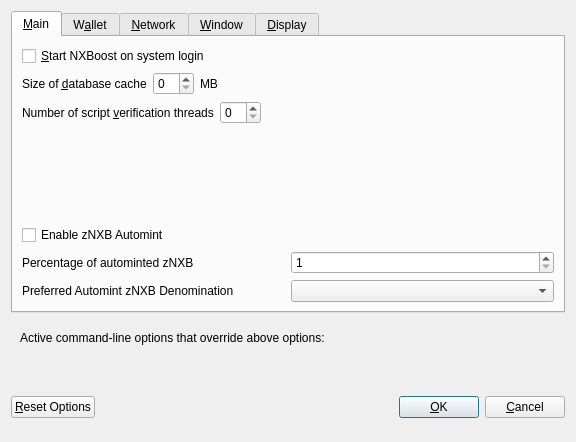
<?xml version="1.0" encoding="UTF-8"?>
<ui version="4.0">
 <class>OptionsDialog</class>
 <widget class="QDialog" name="OptionsDialog">
  <property name="geometry">
   <rect>
    <x>0</x>
    <y>0</y>
    <width>576</width>
    <height>442</height>
   </rect>
  </property>
  <property name="windowTitle">
   <string>Options</string>
  </property>
  <property name="modal">
   <bool>true</bool>
  </property>
  <layout class="QVBoxLayout" name="verticalLayout">
   <item>
    <widget class="QTabWidget" name="tabWidget">
     <property name="currentIndex">
      <number>0</number>
     </property>
     <widget class="QWidget" name="tabMain">
      <attribute name="title">
       <string>&amp;Main</string>
      </attribute>
      <layout class="QVBoxLayout" name="verticalLayout_Main">
       <item>
        <widget class="QCheckBox" name="bitcoinAtStartup">
         <property name="toolTip">
          <string>Automatically start NXBoost after logging in to the system.</string>
         </property>
         <property name="text">
          <string>&amp;Start NXBoost on system login</string>
         </property>
        </widget>
       </item>
       <item>
        <layout class="QHBoxLayout" name="horizontalLayout_2_Main">
         <item>
          <widget class="QLabel" name="databaseCacheLabel">
           <property name="text">
            <string>Size of &amp;database cache</string>
           </property>
           <property name="textFormat">
            <enum>Qt::PlainText</enum>
           </property>
           <property name="buddy">
            <cstring>databaseCache</cstring>
           </property>
          </widget>
         </item>
         <item>
          <widget class="QSpinBox" name="databaseCache"/>
         </item>
         <item>
          <widget class="QLabel" name="databaseCacheUnitLabel">
           <property name="text">
            <string>MB</string>
           </property>
           <property name="textFormat">
            <enum>Qt::PlainText</enum>
           </property>
          </widget>
         </item>
         <item>
          <spacer name="horizontalSpacer_2_Main">
           <property name="orientation">
            <enum>Qt::Horizontal</enum>
           </property>
           <property name="sizeHint" stdset="0">
            <size>
             <width>40</width>
             <height>20</height>
            </size>
           </property>
          </spacer>
         </item>
        </layout>
       </item>
       <item>
        <layout class="QHBoxLayout" name="horizontalLayout_3_Main">
         <item>
          <widget class="QLabel" name="threadsScriptVerifLabel">
           <property name="text">
            <string>Number of script &amp;verification threads</string>
           </property>
           <property name="textFormat">
            <enum>Qt::PlainText</enum>
           </property>
           <property name="buddy">
            <cstring>threadsScriptVerif</cstring>
           </property>
          </widget>
         </item>
         <item>
          <widget class="QSpinBox" name="threadsScriptVerif">
           <property name="toolTip">
            <string>(0 = auto, &lt;0 = leave that many cores free)</string>
           </property>
          </widget>
         </item>
         <item>
          <spacer name="horizontalSpacer_3_Main">
           <property name="orientation">
            <enum>Qt::Horizontal</enum>
           </property>
           <property name="sizeHint" stdset="0">
            <size>
             <width>40</width>
             <height>20</height>
            </size>
           </property>
          </spacer>
         </item>
        </layout>
       </item>
       <item>
        <spacer name="verticalSpacer_2">
         <property name="orientation">
          <enum>Qt::Vertical</enum>
         </property>
         <property name="sizeHint" stdset="0">
          <size>
           <width>20</width>
           <height>40</height>
          </size>
         </property>
        </spacer>
       </item>
       <item>
        <widget class="QCheckBox" name="checkBoxZeromintEnable">
         <property name="toolTip">
          <string>Enable automatic minting of NXB units to zNXB</string>
         </property>
         <property name="layoutDirection">
          <enum>Qt::LeftToRight</enum>
         </property>
         <property name="text">
          <string>Enable zNXB Automint</string>
         </property>
        </widget>
       </item>
       <item>
        <layout class="QHBoxLayout" name="horizontalLayout_3">
         <item>
          <widget class="QLabel" name="percentage_label">
           <property name="toolTip">
            <string>Percentage of incoming NXB which get automatically converted to zNXB via Zerocoin Protocol (min: 10%)</string>
           </property>
           <property name="text">
            <string>Percentage of autominted zNXB</string>
           </property>
          </widget>
         </item>
         <item>
          <widget class="QSpinBox" name="zeromintPercentage">
           <property name="minimum">
            <number>1</number>
           </property>
           <property name="maximum">
            <number>100</number>
           </property>
          </widget>
         </item>
        </layout>
       </item>
       <item>
        <layout class="QHBoxLayout" name="horizontalLayout" stretch="0,0">
         <property name="sizeConstraint">
          <enum>QLayout::SetFixedSize</enum>
         </property>
         <item>
          <widget class="QLabel" name="labelPreferredDenom">
           <property name="maximumSize">
            <size>
             <width>16777215</width>
             <height>16777215</height>
            </size>
           </property>
           <property name="toolTip">
            <string>Wait with automatic conversion to Zerocoin until enough NXB for this denomination is available</string>
           </property>
           <property name="text">
            <string>Preferred Automint zNXB Denomination</string>
           </property>
          </widget>
         </item>
         <item>
          <widget class="QComboBox" name="preferredDenom">
           <property name="maximumSize">
            <size>
             <width>16777215</width>
             <height>27</height>
            </size>
           </property>
           <property name="toolTip">
            <string>Wait with automatic conversion to Zerocoin until enough NXB for this denomination is available</string>
           </property>
           <property name="maxVisibleItems">
            <number>9</number>
           </property>
           <property name="maxCount">
            <number>9</number>
           </property>
          </widget>
         </item>
        </layout>
       </item>
      </layout>
     </widget>
     <widget class="QWidget" name="tabWallet">
      <attribute name="title">
       <string>W&amp;allet</string>
      </attribute>
      <layout class="QVBoxLayout" name="verticalLayout_Wallet">
       <item>
        <layout class="QHBoxLayout" name="horizontalLayout_2_Wallet">
         <item>
          <widget class="QLabel" name="labelStakeSplitThresholdText">
           <property name="text">
            <string>Stake split threshold:</string>
           </property>
          </widget>
         </item>
         <item>
          <widget class="QSpinBox" name="spinBoxStakeSplitThreshold">
           <property name="minimum">
            <number>1</number>
           </property>
           <property name="maximum">
            <number>999999</number>
           </property>
          </widget>
         </item>
        </layout>
       </item>
       <item>
        <widget class="QGroupBox" name="groupBox">
         <property name="title">
          <string>Expert</string>
         </property>
         <layout class="QVBoxLayout" name="verticalLayout_2">
          <item>
           <widget class="QCheckBox" name="coinControlFeatures">
            <property name="toolTip">
             <string>Whether to show coin control features or not.</string>
            </property>
            <property name="text">
             <string>Enable coin &amp;control features</string>
            </property>
           </widget>
          </item>
          <item>
           <widget class="QCheckBox" name="showMasternodesTab">
            <property name="toolTip">
             <string>Show additional tab listing all your masternodes in first sub-tab&lt;br/&gt;and all masternodes on the network in second sub-tab.</string>
            </property>
            <property name="text">
             <string>Show Masternodes Tab</string>
            </property>
           </widget>
          </item>
          <item>
           <widget class="QCheckBox" name="spendZeroConfChange">
            <property name="toolTip">
             <string>If you disable the spending of unconfirmed change, the change from a transaction&lt;br/&gt;cannot be used until that transaction has at least one confirmation.&lt;br/&gt;This also affects how your balance is computed.</string>
            </property>
            <property name="text">
             <string>&amp;Spend unconfirmed change</string>
            </property>
           </widget>
          </item>
         </layout>
        </widget>
       </item>
       <item>
        <spacer name="verticalSpacer_Wallet">
         <property name="orientation">
          <enum>Qt::Vertical</enum>
         </property>
         <property name="sizeHint" stdset="0">
          <size>
           <width>20</width>
           <height>40</height>
          </size>
         </property>
        </spacer>
       </item>
      </layout>
     </widget>
     <widget class="QWidget" name="tabNetwork">
      <attribute name="title">
       <string>&amp;Network</string>
      </attribute>
      <layout class="QVBoxLayout" name="verticalLayout_Network">
       <item>
        <widget class="QCheckBox" name="mapPortUpnp">
         <property name="toolTip">
          <string>Automatically open the NXBoost client port on the router. This only works when your router supports UPnP and it is enabled.</string>
         </property>
         <property name="text">
          <string>Map port using &amp;UPnP</string>
         </property>
        </widget>
       </item>
       <item>
        <widget class="QCheckBox" name="allowIncoming">
         <property name="toolTip">
          <string>Accept connections from outside</string>
         </property>
         <property name="text">
          <string>Allow incoming connections</string>
         </property>
        </widget>
       </item>
       <item>
        <widget class="QCheckBox" name="connectSocks">
         <property name="toolTip">
          <string>Connect to the NXBoost network through a SOCKS5 proxy.</string>
         </property>
         <property name="text">
          <string>&amp;Connect through SOCKS5 proxy (default proxy):</string>
         </property>
        </widget>
       </item>
       <item>
        <layout class="QHBoxLayout" name="horizontalLayout_1_Network">
         <item>
          <widget class="QLabel" name="proxyIpLabel">
           <property name="text">
            <string>Proxy &amp;IP:</string>
           </property>
           <property name="textFormat">
            <enum>Qt::PlainText</enum>
           </property>
           <property name="buddy">
            <cstring>proxyIp</cstring>
           </property>
          </widget>
         </item>
         <item>
          <widget class="QValidatedLineEdit" name="proxyIp">
           <property name="minimumSize">
            <size>
             <width>140</width>
             <height>0</height>
            </size>
           </property>
           <property name="maximumSize">
            <size>
             <width>140</width>
             <height>16777215</height>
            </size>
           </property>
           <property name="toolTip">
            <string>IP address of the proxy (e.g. IPv4: 127.0.0.1 / IPv6: ::1)</string>
           </property>
          </widget>
         </item>
         <item>
          <widget class="QLabel" name="proxyPortLabel">
           <property name="text">
            <string>&amp;Port:</string>
           </property>
           <property name="textFormat">
            <enum>Qt::PlainText</enum>
           </property>
           <property name="buddy">
            <cstring>proxyPort</cstring>
           </property>
          </widget>
         </item>
         <item>
          <widget class="QLineEdit" name="proxyPort">
           <property name="minimumSize">
            <size>
             <width>55</width>
             <height>0</height>
            </size>
           </property>
           <property name="maximumSize">
            <size>
             <width>55</width>
             <height>16777215</height>
            </size>
           </property>
           <property name="toolTip">
            <string>Port of the proxy (e.g. 9050)</string>
           </property>
          </widget>
         </item>
         <item>
          <spacer name="horizontalSpacer_1_Network">
           <property name="orientation">
            <enum>Qt::Horizontal</enum>
           </property>
           <property name="sizeHint" stdset="0">
            <size>
             <width>40</width>
             <height>20</height>
            </size>
           </property>
          </spacer>
         </item>
        </layout>
       </item>
       <item>
        <spacer name="verticalSpacer_Network">
         <property name="orientation">
          <enum>Qt::Vertical</enum>
         </property>
         <property name="sizeHint" stdset="0">
          <size>
           <width>20</width>
           <height>40</height>
          </size>
         </property>
        </spacer>
       </item>
      </layout>
     </widget>
     <widget class="QWidget" name="tabWindow">
      <attribute name="title">
       <string>&amp;Window</string>
      </attribute>
      <layout class="QVBoxLayout" name="verticalLayout_Window">
       <item>
        <widget class="QCheckBox" name="minimizeToTray">
         <property name="toolTip">
          <string>Show only a tray icon after minimizing the window.</string>
         </property>
         <property name="text">
          <string>&amp;Minimize to the tray instead of the taskbar</string>
         </property>
        </widget>
       </item>
       <item>
        <widget class="QCheckBox" name="minimizeOnClose">
         <property name="toolTip">
          <string>Minimize instead of exit the application when the window is closed. When this option is enabled, the application will be closed only after selecting Quit in the menu.</string>
         </property>
         <property name="text">
          <string>M&amp;inimize on close</string>
         </property>
        </widget>
       </item>
       <item>
        <spacer name="verticalSpacer_Window">
         <property name="orientation">
          <enum>Qt::Vertical</enum>
         </property>
         <property name="sizeHint" stdset="0">
          <size>
           <width>20</width>
           <height>40</height>
          </size>
         </property>
        </spacer>
       </item>
      </layout>
     </widget>
     <widget class="QWidget" name="tabDisplay">
      <attribute name="title">
       <string>&amp;Display</string>
      </attribute>
      <layout class="QVBoxLayout" name="verticalLayout_Display">
       <item>
        <layout class="QHBoxLayout" name="horizontalLayout_1_Display">
         <item>
          <widget class="QLabel" name="langLabel">
           <property name="text">
            <string>User Interface &amp;language:</string>
           </property>
           <property name="textFormat">
            <enum>Qt::PlainText</enum>
           </property>
           <property name="buddy">
            <cstring>lang</cstring>
           </property>
          </widget>
         </item>
         <item>
          <widget class="QValueComboBox" name="lang">
           <property name="toolTip">
            <string>The user interface language can be set here. This setting will take effect after restarting NXBoost.</string>
           </property>
          </widget>
         </item>
        </layout>
       </item>
       <item>
        <widget class="QLabel" name="label_3">
         <property name="toolTip">
          <string notr="true"/>
         </property>
         <property name="statusTip">
          <string notr="true"/>
         </property>
         <property name="whatsThis">
          <string notr="true"/>
         </property>
         <property name="accessibleName">
          <string notr="true"/>
         </property>
         <property name="text">
          <string>Language missing or translation incomplete? Help contributing translations here:
https://www.transifex.com/nxboost-project/nxboost-project-translations</string>
         </property>
         <property name="wordWrap">
          <bool>true</bool>
         </property>
         <property name="openExternalLinks">
          <bool>true</bool>
         </property>
         <property name="textInteractionFlags">
          <set>Qt::TextBrowserInteraction</set>
         </property>
        </widget>
       </item>
       <item>
        <layout class="QHBoxLayout" name="horizontalLayout_4_Display" stretch="0,0">
         <item>
          <widget class="QLabel" name="themeLabel">
           <property name="text">
            <string>User Interface Theme:</string>
           </property>
          </widget>
         </item>
         <item>
          <widget class="QValueComboBox" name="theme"/>
         </item>
        </layout>
       </item>
       <item>
        <widget class="Line" name="line">
         <property name="orientation">
          <enum>Qt::Horizontal</enum>
         </property>
        </widget>
       </item>
       <item>
        <layout class="QHBoxLayout" name="horizontalLayout_2_Display">
         <item>
          <widget class="QLabel" name="unitLabel">
           <property name="text">
            <string>&amp;Unit to show amounts in:</string>
           </property>
           <property name="textFormat">
            <enum>Qt::PlainText</enum>
           </property>
           <property name="buddy">
            <cstring>unit</cstring>
           </property>
          </widget>
         </item>
         <item>
          <widget class="QValueComboBox" name="unit">
           <property name="toolTip">
            <string>Choose the default subdivision unit to show in the interface and when sending coins.</string>
           </property>
          </widget>
         </item>
        </layout>
       </item>
       <item>
        <layout class="QHBoxLayout" name="horizontalLayout_5_Display">
         <item>
          <widget class="QLabel" name="digitsLabel">
           <property name="text">
            <string>Decimal digits</string>
           </property>
          </widget>
         </item>
         <item>
          <widget class="QValueComboBox" name="digits"/>
         </item>
        </layout>
       </item>
       <item>
        <widget class="QCheckBox" name="checkBoxHideZeroBalances">
         <property name="toolTip">
          <string>Hide empty balances</string>
         </property>
         <property name="layoutDirection">
          <enum>Qt::LeftToRight</enum>
         </property>
         <property name="text">
          <string>Hide empty balances</string>
         </property>
        </widget>
       </item>
       <item>
        <layout class="QHBoxLayout" name="horizontalLayout_3_Display">
         <item>
          <widget class="QLabel" name="thirdPartyTxUrlsLabel">
           <property name="toolTip">
            <string>Third party URLs (e.g. a block explorer) that appear in the transactions tab as context menu items. %s in the URL is replaced by transaction hash. Multiple URLs are separated by vertical bar |.</string>
           </property>
           <property name="text">
            <string>Third party transaction URLs</string>
           </property>
           <property name="buddy">
            <cstring>thirdPartyTxUrls</cstring>
           </property>
          </widget>
         </item>
         <item>
          <widget class="QLineEdit" name="thirdPartyTxUrls">
           <property name="toolTip">
            <string>Third party URLs (e.g. a block explorer) that appear in the transactions tab as context menu items. %s in the URL is replaced by transaction hash. Multiple URLs are separated by vertical bar |.</string>
           </property>
          </widget>
         </item>
        </layout>
       </item>
       <item>
        <spacer name="verticalSpacer">
         <property name="orientation">
          <enum>Qt::Vertical</enum>
         </property>
         <property name="sizeHint" stdset="0">
          <size>
           <width>20</width>
           <height>40</height>
          </size>
         </property>
        </spacer>
       </item>
      </layout>
     </widget>
    </widget>
   </item>
   <item>
    <widget class="QFrame" name="frame">
     <layout class="QVBoxLayout" name="verticalLayout_Bottom">
      <item>
       <layout class="QHBoxLayout" name="horizontalLayout_Bottom">
        <item>
         <widget class="QLabel" name="overriddenByCommandLineInfoLabel">
          <property name="text">
           <string>Active command-line options that override above options:</string>
          </property>
          <property name="textFormat">
           <enum>Qt::PlainText</enum>
          </property>
         </widget>
        </item>
        <item>
         <spacer name="horizontalSpacer_Bottom">
          <property name="orientation">
           <enum>Qt::Horizontal</enum>
          </property>
          <property name="sizeHint" stdset="0">
           <size>
            <width>40</width>
            <height>20</height>
           </size>
          </property>
         </spacer>
        </item>
       </layout>
      </item>
      <item>
       <widget class="QLabel" name="overriddenByCommandLineLabel">
        <property name="text">
         <string/>
        </property>
        <property name="textFormat">
         <enum>Qt::PlainText</enum>
        </property>
        <property name="wordWrap">
         <bool>true</bool>
        </property>
       </widget>
      </item>
     </layout>
    </widget>
   </item>
   <item>
    <layout class="QHBoxLayout" name="horizontalLayout_Buttons">
     <item>
      <widget class="QPushButton" name="resetButton">
       <property name="toolTip">
        <string>Reset all client options to default.</string>
       </property>
       <property name="text">
        <string>&amp;Reset Options</string>
       </property>
       <property name="autoDefault">
        <bool>false</bool>
       </property>
      </widget>
     </item>
     <item>
      <spacer name="horizontalSpacer_1">
       <property name="orientation">
        <enum>Qt::Horizontal</enum>
       </property>
       <property name="sizeHint" stdset="0">
        <size>
         <width>40</width>
         <height>48</height>
        </size>
       </property>
      </spacer>
     </item>
     <item>
      <widget class="QLabel" name="statusLabel">
       <property name="minimumSize">
        <size>
         <width>200</width>
         <height>0</height>
        </size>
       </property>
       <property name="font">
        <font>
         <weight>75</weight>
         <bold>true</bold>
        </font>
       </property>
       <property name="text">
        <string/>
       </property>
       <property name="textFormat">
        <enum>Qt::PlainText</enum>
       </property>
       <property name="wordWrap">
        <bool>true</bool>
       </property>
      </widget>
     </item>
     <item>
      <spacer name="horizontalSpacer_2">
       <property name="orientation">
        <enum>Qt::Horizontal</enum>
       </property>
       <property name="sizeHint" stdset="0">
        <size>
         <width>40</width>
         <height>48</height>
        </size>
       </property>
      </spacer>
     </item>
     <item>
      <widget class="QPushButton" name="okButton">
       <property name="text">
        <string>&amp;OK</string>
       </property>
       <property name="autoDefault">
        <bool>false</bool>
       </property>
       <property name="default">
        <bool>true</bool>
       </property>
      </widget>
     </item>
     <item>
      <widget class="QPushButton" name="cancelButton">
       <property name="text">
        <string>&amp;Cancel</string>
       </property>
       <property name="autoDefault">
        <bool>false</bool>
       </property>
      </widget>
     </item>
    </layout>
   </item>
  </layout>
 </widget>
 <customwidgets>
  <customwidget>
   <class>QValidatedLineEdit</class>
   <extends>QLineEdit</extends>
   <header>qvalidatedlineedit.h</header>
  </customwidget>
  <customwidget>
   <class>QValueComboBox</class>
   <extends>QComboBox</extends>
   <header>qvaluecombobox.h</header>
  </customwidget>
 </customwidgets>
 <resources/>
 <connections/>
</ui>
